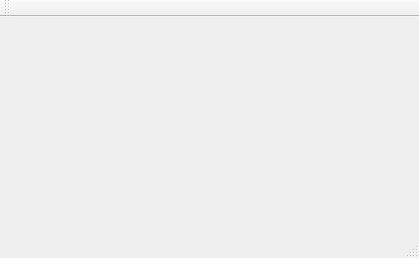
<?xml version="1.0" encoding="UTF-8"?>
<ui version="4.0">
 <class>MainWindow</class>
 <widget class="QMainWindow" name="MainWindow">
  <property name="geometry">
   <rect>
    <x>0</x>
    <y>0</y>
    <width>419</width>
    <height>258</height>
   </rect>
  </property>
  <property name="windowTitle">
   <string>MainWindow</string>
  </property>
  <widget class="QWidget" name="centralWidget"/>
  <widget class="QMenuBar" name="menuBar">
   <property name="geometry">
    <rect>
     <x>0</x>
     <y>0</y>
     <width>419</width>
     <height>19</height>
    </rect>
   </property>
  </widget>
  <widget class="QToolBar" name="mainToolBar">
   <attribute name="toolBarArea">
    <enum>TopToolBarArea</enum>
   </attribute>
   <attribute name="toolBarBreak">
    <bool>false</bool>
   </attribute>
  </widget>
  <widget class="QStatusBar" name="statusBar"/>
 </widget>
 <layoutdefault spacing="6" margin="11"/>
 <resources/>
 <connections/>
</ui>
